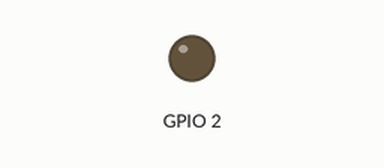
This program was run on a simulated Raspberry Pi (BCM pin numbers). Parts: output pins drawn as LEDs (lit = HIGH). The clock reads 2024-03-15 10:24:30 at power-on unless the program sets it; files the program writes start out absent. At 24.0 s the program stops and its outputs stay as they are.

Above: at 1.5 s.
At 5.5 s:
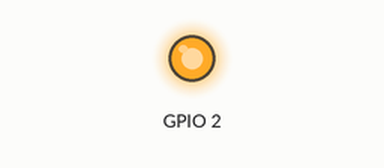
Timing chart, 0 to 10.4 s (numbered marks = the images above):
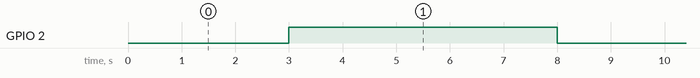

Measured:
- by itself, GPIO 2: alternates HIGH for 5.0 s and LOW for 3.0 s

The program:

autowater.py
```python
#Author: Wahida Hussain
#This program activates the water pump (via a relay). The pump will
#run for 3 cycles (1 cycle = water for 3 seconds and pause for 5 seconds)
#At the end of the 3 cycles, the time & date will be logged into a txt file.

import RPi.GPIO as GPIO
from time import sleep
from datetime import datetime, date

#We will use the 3rd pin (GPIO 2) to control the relay/pump
GPIO.setmode(GPIO.BCM)
GPIO.setup(2, GPIO.OUT)
GPIO.output(2, GPIO.HIGH)

cycleCount = 1
while cycleCount <= 3:
    GPIO.output(2, False)
    sleep(3) #activate pump for 3 seconds

    GPIO.output(2, True);
    sleep(5) #pause pump for 5 seconds

    cycleCount += 1

current_time = datetime.now().strftime("%H:%M:%S")
current_date = date.today().strftime("%d/%B/%Y")

#Append a new line to the log to record the time & date watered
newLog = 'Automatically watered at: ' + current_time + ' on ' + current_date + '\n'
with open('watering_log.txt', 'a') as myLog:
    myLog.write('\n')
    myLog.write(newLog)
    myLog.close()

GPIO.cleanup()
```
